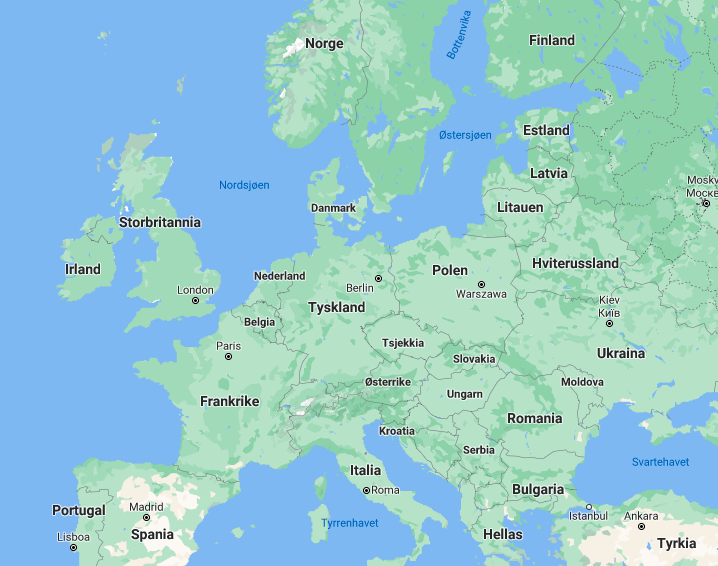
#> input picture obliger/1/map.png, 718 x 566 px
$ python plotter.py
#> lines starting #> are read from the running program, lines starting #| are printed output that depends on the picture
# from statistics import measure_runtime, extrapolate_exhaustive
import matplotlib.pyplot as plt
import os


# Map of Europe
europe_map = plt.imread('map.png')
#> europe_map is the input picture: shape (566, 718, 3) float32; mean R, G, B 0.582, 0.788, 0.82

# Lists of city coordinates
city_coords = {
    "Barcelona": [2.154007, 41.390205], "Belgrade": [20.46, 44.79], "Berlin": [13.40, 52.52],
    "Brussels": [4.35, 50.85], "Bucharest": [26.10, 44.44], "Budapest": [19.04, 47.50],
    "Copenhagen": [12.57, 55.68], "Dublin": [-6.27, 53.35], "Hamburg": [9.99, 53.55],
    "Istanbul": [28.98, 41.02], "Kyiv": [30.52, 50.45], "London": [-0.12, 51.51],
    "Madrid": [-3.70, 40.42], "Milan": [9.19, 45.46], "Moscow": [37.62, 55.75],
    "Munich": [11.58, 48.14], "Paris": [2.35, 48.86], "Prague": [14.42, 50.07],
    "Rome": [12.50, 41.90], "Saint Petersburg": [30.31, 59.94], "Sofia": [23.32, 42.70],
    "Stockholm": [18.06, 60.33], "Vienna": [16.36, 48.21], "Warsaw": [21.02, 52.24]}


def plot_plan(city_order, title):
#> called with title = 'test'
    fig, ax = plt.subplots(figsize=(10, 10))
    ax.imshow(europe_map, extent=[-14.56, 38.43, 37.697 + 0.3, 64.344 + 2.0], aspect="auto")

    # Map (long, lat) to (x, y) for plotting
    for index in range(len(city_order) - 1):
        current_city_coords = city_coords[city_order[index]]
        next_city_coords = city_coords[city_order[index + 1]]
        x, y = current_city_coords[0], current_city_coords[1]

        # Plotting a line to the next city
        next_x, next_y = next_city_coords[0], next_city_coords[1]
        plt.plot([x, next_x], [y, next_y])

        plt.plot(x, y, 'ok', markersize=5)
        plt.text(x, y, index, fontsize=12)

    # Finally, plotting from last to first city
    first_city_coords = city_coords[city_order[0]]
    first_x, first_y = first_city_coords[0], first_city_coords[1]
    plt.plot([next_x, first_x], [next_y, first_y])

    # Plotting a marker and index for the final city
    plt.plot(next_x, next_y, 'ok', markersize=5)
    plt.text(next_x, next_y, index + 1, fontsize=12)

    # title
    ax.set_title(title, fontsize=24)

    # saves plot to data folder
    file_title = title.replace("-", "").replace(":", "").replace(" ", "_")
    filename = f"{file_title}.png"
    os.makedirs("data", exist_ok=True)
    path = os.path.join("data", filename)
    fig.savefig(path)
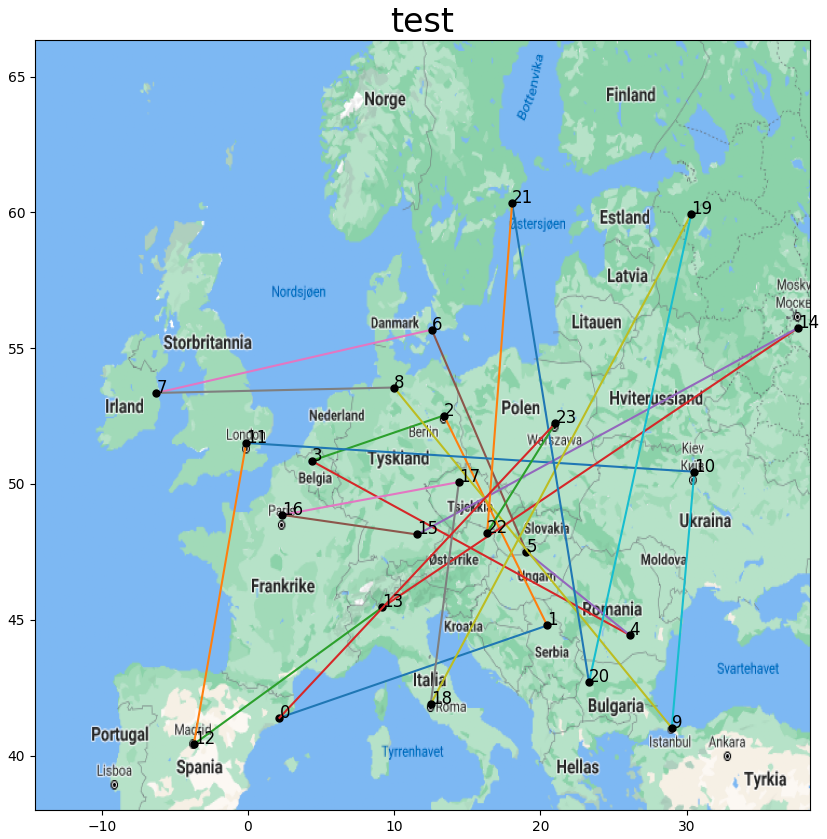
#> figure drawn by matplotlib, 1 panel
    plt.close(fig)


def plot_times(measured, extrapolated, function):
    """Plots measured and extrapolated times on a graph and displays it"""
    fig, ax = plt.subplots()

    measured_x = [t[0] for t in measured]
    measured_y = [t[1] for t in measured]
    extrapolated_x = [t[0] for t in extrapolated]
    extrapolated_y = [t[1] for t in extrapolated]

    ax.plot(measured_x, measured_y, 'bo', label='Measured')
    ax.plot(extrapolated_x, extrapolated_y, 'r--', label='Extrapolated')

    ax.set_yscale('log')
    ax.set_xlabel('Number of cities (n)')
    ax.set_ylabel('Time (seconds, log scale)')
    fun_name = function.__name__.replace('_', ' ').title()
    title = f"{fun_name} Runtime: Measured vs Extrapolated"
    ax.set_title(title, fontsize=16)
    ax.legend()
    ax.grid(True, which='both', ls='--')

    # Save plot to data folder
    file_title = f"ES_Extrapolation_{2}"
    os.makedirs("data", exist_ok=True)
    path = os.path.join("data", f"{file_title}.png")
    fig.savefig(path)
    plt.close(fig)


if __name__ == "__main__":
    # Example usage of the plotting-method.
    plan = list(city_coords.keys())  # Gives us the cities in alphabetic order
    print(plan)
    plot_plan(plan, "test")
